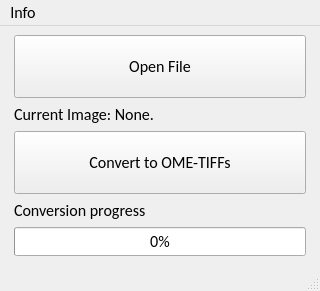
<?xml version="1.0" encoding="UTF-8"?>
<ui version="4.0">
 <class>MainWindow</class>
 <widget class="QMainWindow" name="MainWindow">
  <property name="geometry">
   <rect>
    <x>0</x>
    <y>0</y>
    <width>320</width>
    <height>291</height>
   </rect>
  </property>
  <property name="sizePolicy">
   <sizepolicy hsizetype="Maximum" vsizetype="Maximum">
    <horstretch>0</horstretch>
    <verstretch>0</verstretch>
   </sizepolicy>
  </property>
  <property name="font">
   <font>
    <family>Calibri</family>
    <pointsize>12</pointsize>
   </font>
  </property>
  <property name="windowTitle">
   <string>BioTIFF Converter</string>
  </property>
  <property name="locale">
   <locale language="English" country="UnitedStates"/>
  </property>
  <property name="windowFilePath">
   <string/>
  </property>
  <widget class="QWidget" name="centralwidget">
   <layout class="QHBoxLayout" name="horizontalLayout">
    <property name="sizeConstraint">
     <enum>QLayout::SetDefaultConstraint</enum>
    </property>
    <item>
     <layout class="QVBoxLayout" name="verticalLayout">
      <property name="leftMargin">
       <number>5</number>
      </property>
      <property name="rightMargin">
       <number>5</number>
      </property>
      <item>
       <widget class="QPushButton" name="ButtonInput">
        <property name="sizePolicy">
         <sizepolicy hsizetype="Preferred" vsizetype="Preferred">
          <horstretch>0</horstretch>
          <verstretch>0</verstretch>
         </sizepolicy>
        </property>
        <property name="font">
         <font>
          <family>Calibri</family>
          <pointsize>12</pointsize>
         </font>
        </property>
        <property name="toolTip">
         <string>Choose the file from Leica/Zeiss microscopes to convert</string>
        </property>
        <property name="text">
         <string>Open File</string>
        </property>
       </widget>
      </item>
      <item>
       <widget class="QLabel" name="LabelInput">
        <property name="sizePolicy">
         <sizepolicy hsizetype="Preferred" vsizetype="Maximum">
          <horstretch>0</horstretch>
          <verstretch>0</verstretch>
         </sizepolicy>
        </property>
        <property name="font">
         <font>
          <family>Calibri</family>
          <pointsize>12</pointsize>
         </font>
        </property>
        <property name="text">
         <string>Current Image: None.</string>
        </property>
       </widget>
      </item>
      <item>
       <widget class="QPushButton" name="ButtonOutput">
        <property name="sizePolicy">
         <sizepolicy hsizetype="Preferred" vsizetype="Preferred">
          <horstretch>0</horstretch>
          <verstretch>0</verstretch>
         </sizepolicy>
        </property>
        <property name="font">
         <font>
          <family>Calibri</family>
          <pointsize>12</pointsize>
         </font>
        </property>
        <property name="toolTip">
         <string>Tiff files with the metadata will be created for each image in the file</string>
        </property>
        <property name="text">
         <string>Convert to OME-TIFFs</string>
        </property>
       </widget>
      </item>
      <item>
       <widget class="QLabel" name="LabelOutput">
        <property name="sizePolicy">
         <sizepolicy hsizetype="Preferred" vsizetype="Maximum">
          <horstretch>0</horstretch>
          <verstretch>0</verstretch>
         </sizepolicy>
        </property>
        <property name="font">
         <font>
          <family>Calibri</family>
          <pointsize>12</pointsize>
         </font>
        </property>
        <property name="text">
         <string>Conversion progress</string>
        </property>
       </widget>
      </item>
      <item>
       <widget class="QProgressBar" name="progressBar">
        <property name="value">
         <number>0</number>
        </property>
       </widget>
      </item>
     </layout>
    </item>
   </layout>
  </widget>
  <widget class="QMenuBar" name="menubar">
   <property name="geometry">
    <rect>
     <x>0</x>
     <y>0</y>
     <width>320</width>
     <height>21</height>
    </rect>
   </property>
   <widget class="QMenu" name="menuHelp">
    <property name="title">
     <string>Info</string>
    </property>
    <addaction name="actionAbout"/>
   </widget>
   <addaction name="menuHelp"/>
  </widget>
  <widget class="QStatusBar" name="statusbar"/>
  <action name="actionAbout">
   <property name="text">
    <string>About</string>
   </property>
  </action>
 </widget>
 <resources/>
 <connections/>
</ui>
